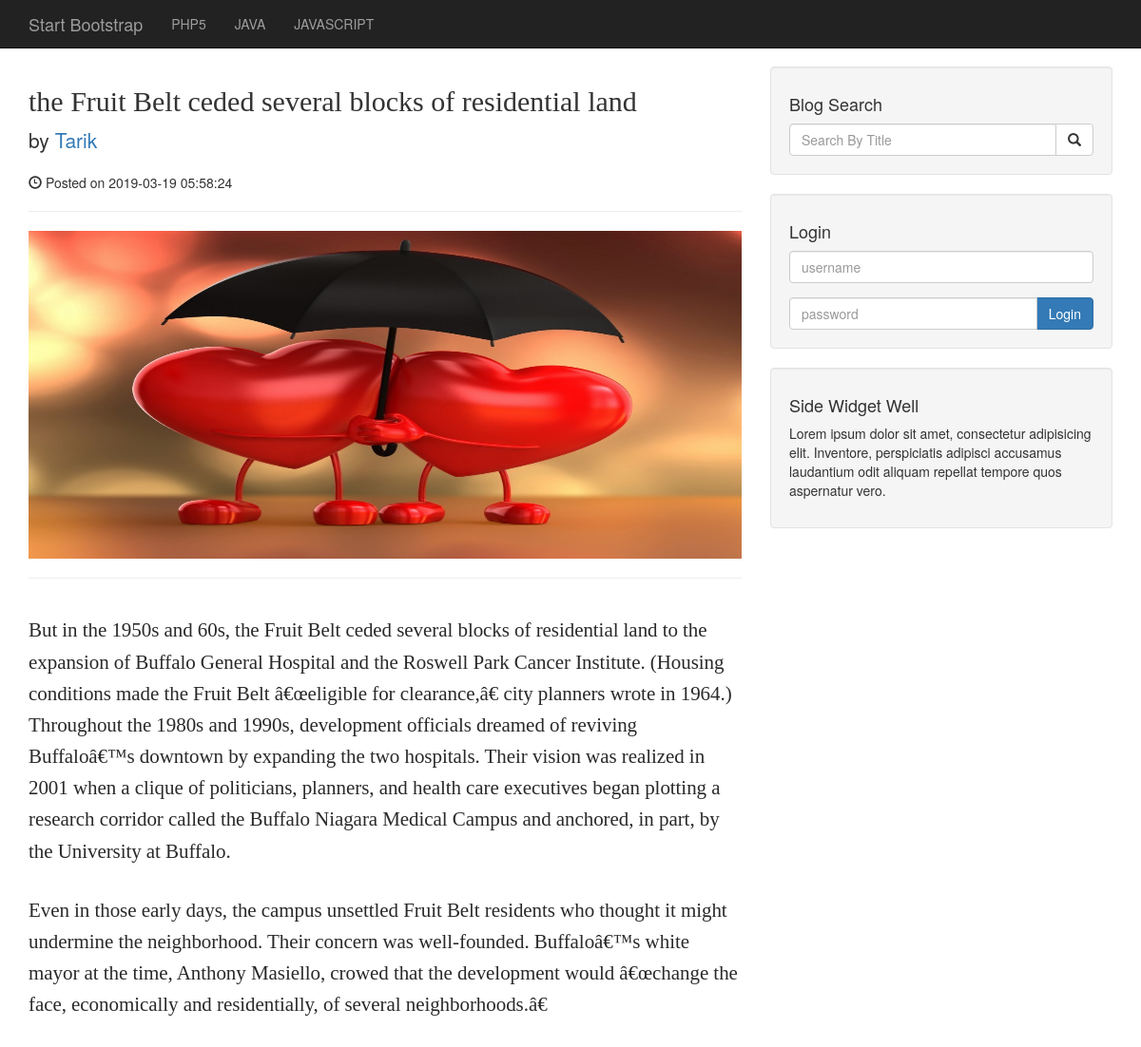
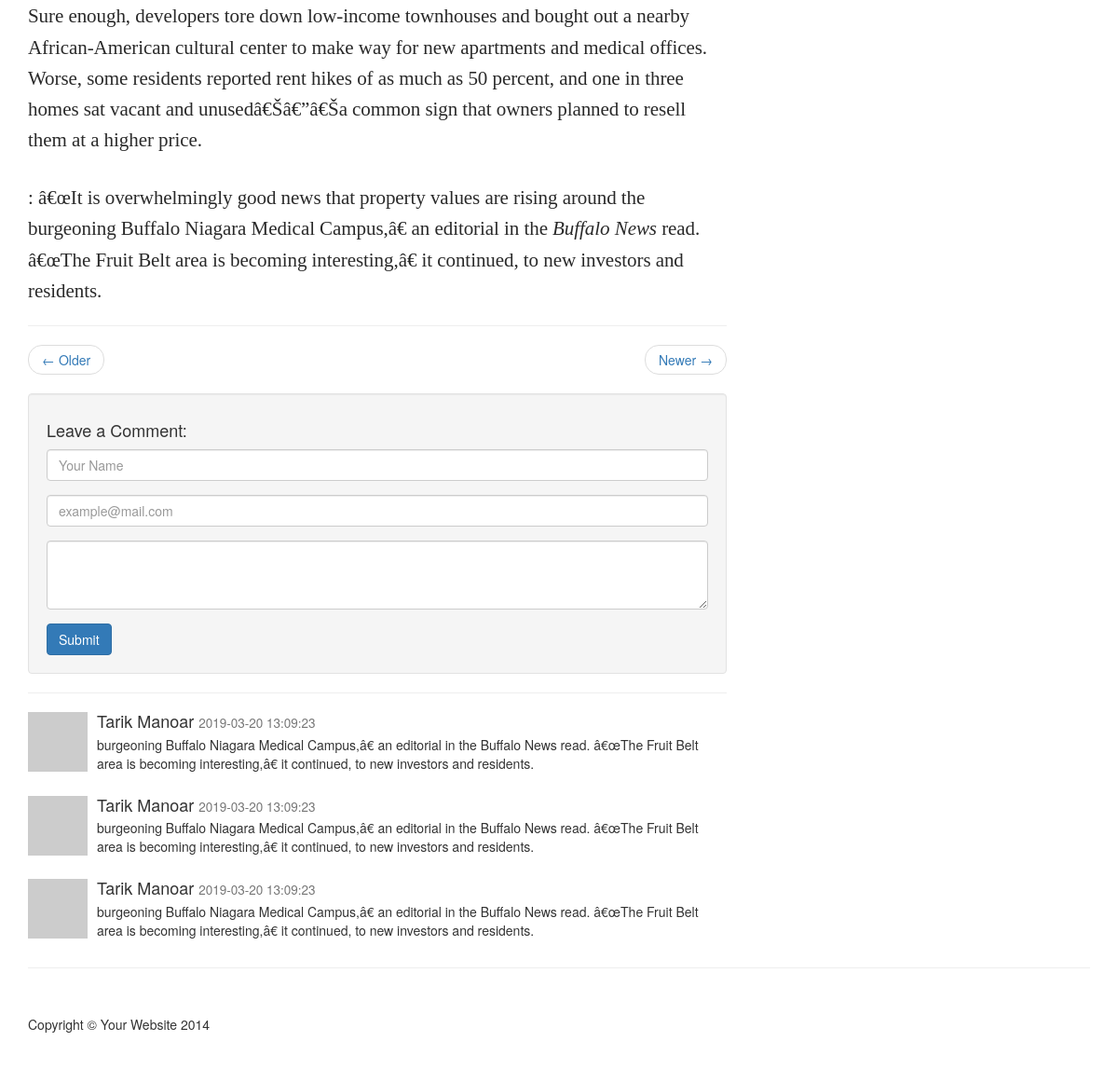
The page /post.php?p_id=23 on the database its author committed (2 pictures, top to bottom).
### tables this page shows
CREATE TABLE `categories` (
  `id` int(11) NOT NULL,
  `ctg_title` varchar(255) NOT NULL
);

CREATE TABLE `posts` (
  `id` int(11) NOT NULL,
  `post_ctg_id` varchar(255) NOT NULL,
  `post_title` varchar(255) NOT NULL,
  `post_author` varchar(50) NOT NULL,
  `date` timestamp NOT NULL DEFAULT CURRENT_TIMESTAMP,
  `post_image` text NOT NULL,
  `post_content` text NOT NULL,
  `post_tags` varchar(255) NOT NULL,
  `post_comment_count` int(11) NOT NULL,
  `post_status` varchar(255) NOT NULL DEFAULT 'draft'
);

CREATE TABLE `comments` (
  `comment_id` int(4) NOT NULL,
  `comment_post_id` int(4) NOT NULL,
  `comment_author` varchar(255) NOT NULL,
  `comment_date` timestamp NOT NULL DEFAULT CURRENT_TIMESTAMP ON UPDATE CURRENT_TIMESTAMP,
  `comment_content` text NOT NULL,
  `comment_email` varchar(255) NOT NULL,
  `comment_status` varchar(255) NOT NULL
);

### post.php (the view, shortened to what this page needs)
<?php include_once 'includes/header.php' ?>
<?php include_once 'includes/nav.php' ?>
<div class="container">
    <div class="row">
        <div class="col-md-8">
            <?php
                if (isset($_GET['p_id'])) {
                    $p_id =$_GET['p_id'];
                }
                $postItem = $dbconn->query("SELECT * FROM posts WHERE id='$p_id'");
                while ($postRow = mysqli_fetch_assoc($postItem)) {
                    ?>
                        <h2><?php echo $postRow['post_title']; ?></h2>
                        <p class="lead">by <a href="index.php"><?php echo $postRow['post_author']; ?></a></p>
                        <p><span class="glyphicon glyphicon-time"></span> Posted on <?php echo $postRow['date']; ?></p>
                        <hr>
                        <img style="max-height: 345px;width:100%;" class="img-responsive" src="admin/<?php echo $postRow['post_image']; ?>" alt='POST IMAGE ERROR'>
                        <hr>
                        <p><?php echo $postRow['post_content']; ?></p>
                        <hr>
                    <?php
                }
            ?>
            <ul class="pager">
                <li class="previous">
                    <a href="#">&larr; Older</a>
                </li>
                <li class="next">
                    <a href="#">Newer &rarr;</a>
                </li>
            </ul>
        </div>
<?php include_once 'includes/sidebar.php' ?>
</div>
<div class="row">
    <div class="col-lg-8">
                <div class="well">
                    <h4>Leave a Comment:</h4>
                    <form role="form" method="post" action="" >
                        <div class="form-group">
                            <input type="text" name="commemt_author" class="form-control" placeholder="Your Name" autocomplete="off" required >
                        </div>
                        <div class="form-group">
                            <input type="email" name="commemt_email" class="form-control" placeholder="example@mail.com" autocomplete="off">
                        </div>
                        <div class="form-group">
                            <textarea class="form-control" rows="3" name="comment_content"></textarea>
                        </div>
                        <button type="submit" name="submit_comment" class="btn btn-primary">Submit</button>
                    </form>
                </div>
                <hr>
                <?php
                    $p_id =$_GET['p_id'];
                    $comment_view = mysqli_query($dbconn,"SELECT * FROM comments WHERE comment_post_id = '$p_id' AND comment_status = 'APPROVED' ORDER BY comment_id DESC");
                    while ($cmt_row = mysqli_fetch_assoc($comment_view)):
                 ?>
                    <div class="media">
                        <a class="pull-left" href="#">
                            <img class="media-object" src="http://placehold.it/64x64" alt="">
                        </a>
                        <div class="media-body">
                            <h4 class="media-heading"><?php echo  $cmt_row['comment_author'] ?>
                            <small><?php echo  $cmt_row['comment_date'] ?></small>
                            </h4>
                            <p><?php echo  $cmt_row['comment_content'] ?></p>
                        </div>
                    </div>
                <?php endwhile ?>
    </div>
</div>
<?php include_once 'includes/footer.php' ?>

### includes/nav.php (shortened to what this page needs)
<?php include_once 'dbconn.php' ?>
<nav class="navbar navbar-inverse navbar-fixed-top" role="navigation">
    <div class="container">
        <div class="navbar-header">
            <a class="navbar-brand" href="index.php">Start Bootstrap</a>
        </div>
        <div class="collapse navbar-collapse" id="bs-example-navbar-collapse-1">
            <ul class="nav navbar-nav">
                <?php
                    $menuItem = $dbconn->query("SELECT * FROM categories");
                    while ($ctgRow = $menuItem->fetch_assoc()) {
                        ?>
                        <li>
                            <a href="postCat.php?p_cat_id=<?php echo $ctgRow['ctg_title'] ?>"><?php echo $ctgRow['ctg_title']; ?></a>
                        </li>
                        <?php
                    }
                 ?>
            </ul>
        </div>
    </div>
</nav>

### css/blog-home.css (style rules this page uses)
body { padding-top: 70px; }
body h2 { font-family: comic sans ms,"bensen" !important; }

### rows shown on the page
categories: ctg_title "PHP5"
categories: ctg_title "JAVA"
categories: ctg_title "JAVASCRIPT"
posts: post_title "the Fruit Belt ceded several blocks of residential land", post_author "Tarik", date "2019-03-19 05:58:24", post_image (picture), post_content "But in the 1950s and 60s, the Fruit Belt ceded several blocks of residential land to the expansion of Buffalo General Hospital and the Roswell Park Cancer Institute. (Housing conditions made the Fruit Belt â€œeligible for clearance,â€ city planners wrote in 1964.) Throughout the 1980s and 1990s, development officials dreamed of reviving Buffaloâ€™s downtown by expanding the two hospitals. Their vision was realized in 2001 when a clique of politicians, planners, and health care executives began plotting a research corridor called the Buffalo Niagara Medical Campus and anchored, in part, by the University at Buffalo. Even in those early days, the campus unsettled Fruit Belt residents who…"
comments: comment_author "Tarik Manoar", comment_date "2019-03-20 13:09:23", comment_content "burgeoning Buffalo Niagara Medical Campus,â€ an editorial in the Buffalo News read. â€œThe Fruit Belt area is becoming interesting,â€ it continued, to new investors and residents."
comments: comment_author "Tarik Manoar", comment_date "2019-03-20 13:09:23", comment_content "burgeoning Buffalo Niagara Medical Campus,â€ an editorial in the Buffalo News read. â€œThe Fruit Belt area is becoming interesting,â€ it continued, to new investors and residents."
comments: comment_author "Tarik Manoar", comment_date "2019-03-20 13:09:23", comment_content "burgeoning Buffalo Niagara Medical Campus,â€ an editorial in the Buffalo News read. â€œThe Fruit Belt area is becoming interesting,â€ it continued, to new investors and residents."
